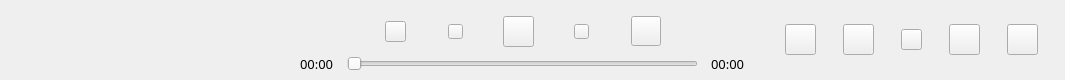
     <widget class="QWidget" name="tail_widget" native="true">
      <property name="minimumSize">
       <size>
        <width>0</width>
        <height>80</height>
       </size>
      </property>
      <property name="maximumSize">
       <size>
        <width>16777215</width>
        <height>80</height>
       </size>
      </property>
      <layout class="QHBoxLayout" name="horizontalLayout_30">
       <property name="spacing">
        <number>0</number>
       </property>
       <property name="leftMargin">
        <number>0</number>
       </property>
       <property name="topMargin">
        <number>0</number>
       </property>
       <property name="rightMargin">
        <number>0</number>
       </property>
       <property name="bottomMargin">
        <number>0</number>
       </property>
       <item>
        <layout class="QVBoxLayout" name="verticalLayout_8">
         <property name="spacing">
          <number>0</number>
         </property>
         <item>
          <spacer name="verticalSpacer_7">
           <property name="orientation">
            <enum>Qt::Vertical</enum>
           </property>
           <property name="sizeType">
            <enum>QSizePolicy::Fixed</enum>
           </property>
           <property name="sizeHint" stdset="0">
            <size>
             <width>17</width>
             <height>20</height>
            </size>
           </property>
          </spacer>
         </item>
         <item>
          <widget class="QWidget" name="bottomLeft" native="true">
           <property name="minimumSize">
            <size>
             <width>260</width>
             <height>60</height>
            </size>
           </property>
           <property name="maximumSize">
            <size>
             <width>260</width>
             <height>60</height>
            </size>
           </property>
           <layout class="QHBoxLayout" name="horizontalLayout_29">
            <property name="spacing">
             <number>0</number>
            </property>
            <property name="leftMargin">
             <number>0</number>
            </property>
            <property name="topMargin">
             <number>0</number>
            </property>
            <property name="rightMargin">
             <number>0</number>
            </property>
            <property name="bottomMargin">
             <number>0</number>
            </property>
            <item>
             <layout class="QVBoxLayout" name="verticalLayout">
              <property name="spacing">
               <number>0</number>
              </property>
              <property name="sizeConstraint">
               <enum>QLayout::SetDefaultConstraint</enum>
              </property>
             </layout>
            </item>
           </layout>
          </widget>
         </item>
        </layout>
       </item>
       <item>
        <layout class="QVBoxLayout" name="verticalLayout_7">
         <property name="spacing">
          <number>0</number>
         </property>
         <item>
          <spacer name="verticalSpacer_6">
           <property name="orientation">
            <enum>Qt::Vertical</enum>
           </property>
           <property name="sizeType">
            <enum>QSizePolicy::Fixed</enum>
           </property>
           <property name="sizeHint" stdset="0">
            <size>
             <width>20</width>
             <height>16</height>
            </size>
           </property>
          </spacer>
         </item>
         <item>
          <layout class="QHBoxLayout" name="horizontalLayout_27">
           <property name="spacing">
            <number>0</number>
           </property>
           <item>
            <spacer name="horizontalSpacer_41">
             <property name="orientation">
              <enum>Qt::Horizontal</enum>
             </property>
             <property name="sizeHint" stdset="0">
              <size>
               <width>40</width>
               <height>20</height>
              </size>
             </property>
            </spacer>
           </item>
           <item>
            <widget class="QPushButton" name="btnPlayMethod">
             <property name="minimumSize">
              <size>
               <width>21</width>
               <height>21</height>
              </size>
             </property>
             <property name="maximumSize">
              <size>
               <width>21</width>
               <height>21</height>
              </size>
             </property>
             <property name="text">
              <string/>
             </property>
             <property name="checkable">
              <bool>true</bool>
             </property>
            </widget>
           </item>
           <item>
            <spacer name="horizontalSpacer_35">
             <property name="orientation">
              <enum>Qt::Horizontal</enum>
             </property>
             <property name="sizeType">
              <enum>QSizePolicy::Fixed</enum>
             </property>
             <property name="sizeHint" stdset="0">
              <size>
               <width>42</width>
               <height>20</height>
              </size>
             </property>
            </spacer>
           </item>
           <item>
            <widget class="QPushButton" name="pushButton_life_music">
             <property name="minimumSize">
              <size>
               <width>15</width>
               <height>15</height>
              </size>
             </property>
             <property name="maximumSize">
              <size>
               <width>15</width>
               <height>15</height>
              </size>
             </property>
             <property name="text">
              <string/>
             </property>
            </widget>
           </item>
           <item>
            <spacer name="horizontalSpacer_36">
             <property name="orientation">
              <enum>Qt::Horizontal</enum>
             </property>
             <property name="sizeType">
              <enum>QSizePolicy::Fixed</enum>
             </property>
             <property name="sizeHint" stdset="0">
              <size>
               <width>40</width>
               <height>20</height>
              </size>
             </property>
            </spacer>
           </item>
           <item>
            <widget class="QPushButton" name="pushButton_stop">
             <property name="minimumSize">
              <size>
               <width>31</width>
               <height>31</height>
              </size>
             </property>
             <property name="maximumSize">
              <size>
               <width>31</width>
               <height>31</height>
              </size>
             </property>
             <property name="text">
              <string/>
             </property>
             <property name="checkable">
              <bool>true</bool>
             </property>
            </widget>
           </item>
           <item>
            <spacer name="horizontalSpacer_37">
             <property name="orientation">
              <enum>Qt::Horizontal</enum>
             </property>
             <property name="sizeType">
              <enum>QSizePolicy::Fixed</enum>
             </property>
             <property name="sizeHint" stdset="0">
              <size>
               <width>40</width>
               <height>20</height>
              </size>
             </property>
            </spacer>
           </item>
           <item>
            <widget class="QPushButton" name="pushButton_right_music">
             <property name="minimumSize">
              <size>
               <width>15</width>
               <height>15</height>
              </size>
             </property>
             <property name="maximumSize">
              <size>
               <width>15</width>
               <height>15</height>
              </size>
             </property>
             <property name="text">
              <string/>
             </property>
            </widget>
           </item>
           <item>
            <spacer name="horizontalSpacer_38">
             <property name="orientation">
              <enum>Qt::Horizontal</enum>
             </property>
             <property name="sizeType">
              <enum>QSizePolicy::Fixed</enum>
             </property>
             <property name="sizeHint" stdset="0">
              <size>
               <width>42</width>
               <height>20</height>
              </size>
             </property>
            </spacer>
           </item>
           <item>
            <widget class="QPushButton" name="pushButton_ci">
             <property name="minimumSize">
              <size>
               <width>30</width>
               <height>30</height>
              </size>
             </property>
             <property name="maximumSize">
              <size>
               <width>30</width>
               <height>30</height>
              </size>
             </property>
             <property name="text">
              <string/>
             </property>
            </widget>
           </item>
           <item>
            <spacer name="horizontalSpacer_42">
             <property name="orientation">
              <enum>Qt::Horizontal</enum>
             </property>
             <property name="sizeHint" stdset="0">
              <size>
               <width>40</width>
               <height>20</height>
              </size>
             </property>
            </spacer>
           </item>
          </layout>
         </item>
         <item>
          <layout class="QHBoxLayout" name="horizontalLayout_26">
           <property name="spacing">
            <number>0</number>
           </property>
           <item>
            <spacer name="horizontalSpacer_39">
             <property name="orientation">
              <enum>Qt::Horizontal</enum>
             </property>
             <property name="sizeHint" stdset="0">
              <size>
               <width>40</width>
               <height>20</height>
              </size>
             </property>
            </spacer>
           </item>
           <item>
            <widget class="QLabel" name="label_time">
             <property name="font">
              <font>
               <family>宋体</family>
               <pointsize>10</pointsize>
              </font>
             </property>
             <property name="text">
              <string>00:00</string>
             </property>
            </widget>
           </item>
           <item>
            <spacer name="horizontalSpacer_34">
             <property name="orientation">
              <enum>Qt::Horizontal</enum>
             </property>
             <property name="sizeType">
              <enum>QSizePolicy::Fixed</enum>
             </property>
             <property name="sizeHint" stdset="0">
              <size>
               <width>13</width>
               <height>20</height>
              </size>
             </property>
            </spacer>
           </item>
           <item>
            <widget class="QSlider" name="horizontalSlider_music">
             <property name="minimumSize">
              <size>
               <width>351</width>
               <height>17</height>
              </size>
             </property>
             <property name="maximumSize">
              <size>
               <width>564</width>
               <height>17</height>
              </size>
             </property>
             <property name="value">
              <number>0</number>
             </property>
             <property name="orientation">
              <enum>Qt::Horizontal</enum>
             </property>
            </widget>
           </item>
           <item>
            <spacer name="horizontalSpacer_33">
             <property name="orientation">
              <enum>Qt::Horizontal</enum>
             </property>
             <property name="sizeType">
              <enum>QSizePolicy::Fixed</enum>
             </property>
             <property name="sizeHint" stdset="0">
              <size>
               <width>13</width>
               <height>20</height>
              </size>
             </property>
            </spacer>
           </item>
           <item>
            <widget class="QLabel" name="label_time_long">
             <property name="font">
              <font>
               <family>宋体</family>
               <pointsize>10</pointsize>
              </font>
             </property>
             <property name="text">
              <string>00:00</string>
             </property>
            </widget>
           </item>
           <item>
            <spacer name="horizontalSpacer_40">
             <property name="orientation">
              <enum>Qt::Horizontal</enum>
             </property>
             <property name="sizeHint" stdset="0">
              <size>
               <width>40</width>
               <height>20</height>
              </size>
             </property>
            </spacer>
           </item>
          </layout>
         </item>
        </layout>
       </item>
       <item>
        <widget class="QWidget" name="bottomRight" native="true">
         <layout class="QVBoxLayout" name="verticalLayout_9">
          <property name="spacing">
           <number>0</number>
          </property>
          <property name="leftMargin">
           <number>0</number>
          </property>
          <property name="topMargin">
           <number>0</number>
          </property>
          <property name="rightMargin">
           <number>0</number>
          </property>
          <property name="bottomMargin">
           <number>0</number>
          </property>
          <item>
           <spacer name="verticalSpacer_4">
            <property name="orientation">
             <enum>Qt::Vertical</enum>
            </property>
            <property name="sizeType">
             <enum>QSizePolicy::Fixed</enum>
            </property>
            <property name="sizeHint" stdset="0">
             <size>
              <width>20</width>
              <height>14</height>
             </size>
            </property>
           </spacer>
          </item>
          <item>
           <layout class="QHBoxLayout" name="horizontalLayout_28">
            <property name="spacing">
             <number>0</number>
            </property>
            <item>
             <widget class="QPushButton" name="pushButton_bz">
              <property name="sizePolicy">
               <sizepolicy hsizetype="Preferred" vsizetype="Fixed">
                <horstretch>0</horstretch>
                <verstretch>0</verstretch>
               </sizepolicy>
              </property>
              <property name="minimumSize">
               <size>
                <width>31</width>
                <height>31</height>
               </size>
              </property>
              <property name="maximumSize">
               <size>
                <width>31</width>
                <height>31</height>
               </size>
              </property>
              <property name="text">
               <string/>
              </property>
             </widget>
            </item>
            <item>
             <spacer name="horizontalSpacer_43">
              <property name="orientation">
               <enum>Qt::Horizontal</enum>
              </property>
              <property name="sizeType">
               <enum>QSizePolicy::Fixed</enum>
              </property>
              <property name="sizeHint" stdset="0">
               <size>
                <width>27</width>
                <height>20</height>
               </size>
              </property>
             </spacer>
            </item>
            <item>
             <widget class="QPushButton" name="pushButton_voice">
              <property name="minimumSize">
               <size>
                <width>31</width>
                <height>31</height>
               </size>
              </property>
              <property name="maximumSize">
               <size>
                <width>31</width>
                <height>31</height>
               </size>
              </property>
              <property name="text">
               <string/>
              </property>
             </widget>
            </item>
            <item>
             <spacer name="horizontalSpacer_44">
              <property name="orientation">
               <enum>Qt::Horizontal</enum>
              </property>
              <property name="sizeType">
               <enum>QSizePolicy::Fixed</enum>
              </property>
              <property name="sizeHint" stdset="0">
               <size>
                <width>27</width>
                <height>20</height>
               </size>
              </property>
             </spacer>
            </item>
            <item>
             <widget class="QPushButton" name="pushButton_voice2">
              <property name="minimumSize">
               <size>
                <width>21</width>
                <height>21</height>
               </size>
              </property>
              <property name="maximumSize">
               <size>
                <width>21</width>
                <height>21</height>
               </size>
              </property>
              <property name="text">
               <string/>
              </property>
              <property name="iconSize">
               <size>
                <width>8</width>
                <height>8</height>
               </size>
              </property>
             </widget>
            </item>
            <item>
             <spacer name="horizontalSpacer_45">
              <property name="orientation">
               <enum>Qt::Horizontal</enum>
              </property>
              <property name="sizeType">
               <enum>QSizePolicy::Fixed</enum>
              </property>
              <property name="sizeHint" stdset="0">
               <size>
                <width>27</width>
                <height>20</height>
               </size>
              </property>
             </spacer>
            </item>
            <item>
             <widget class="QPushButton" name="pushButton_listen_all">
              <property name="minimumSize">
               <size>
                <width>31</width>
                <height>31</height>
               </size>
              </property>
              <property name="maximumSize">
               <size>
                <width>31</width>
                <height>31</height>
               </size>
              </property>
              <property name="text">
               <string/>
              </property>
             </widget>
            </item>
            <item>
             <spacer name="horizontalSpacer_46">
              <property name="orientation">
               <enum>Qt::Horizontal</enum>
              </property>
              <property name="sizeType">
               <enum>QSizePolicy::Fixed</enum>
              </property>
              <property name="sizeHint" stdset="0">
               <size>
                <width>27</width>
                <height>20</height>
               </size>
              </property>
             </spacer>
            </item>
            <item>
             <widget class="QPushButton" name="pushButton_list">
              <property name="minimumSize">
               <size>
                <width>31</width>
                <height>31</height>
               </size>
              </property>
              <property name="maximumSize">
               <size>
                <width>31</width>
                <height>31</height>
               </size>
              </property>
              <property name="text">
               <string/>
              </property>
             </widget>
            </item>
            <item>
             <spacer name="horizontalSpacer_47">
              <property name="orientation">
               <enum>Qt::Horizontal</enum>
              </property>
              <property name="sizeType">
               <enum>QSizePolicy::Fixed</enum>
              </property>
              <property name="sizeHint" stdset="0">
               <size>
                <width>27</width>
                <height>20</height>
               </size>
              </property>
             </spacer>
            </item>
           </layout>
          </item>
          <item>
           <spacer name="verticalSpacer_5">
            <property name="orientation">
             <enum>Qt::Vertical</enum>
            </property>
            <property name="sizeType">
             <enum>QSizePolicy::Fixed</enum>
            </property>
            <property name="sizeHint" stdset="0">
             <size>
              <width>20</width>
              <height>14</height>
             </size>
            </property>
           </spacer>
          </item>
         </layout>
        </widget>
       </item>
      </layout>
     </widget>
